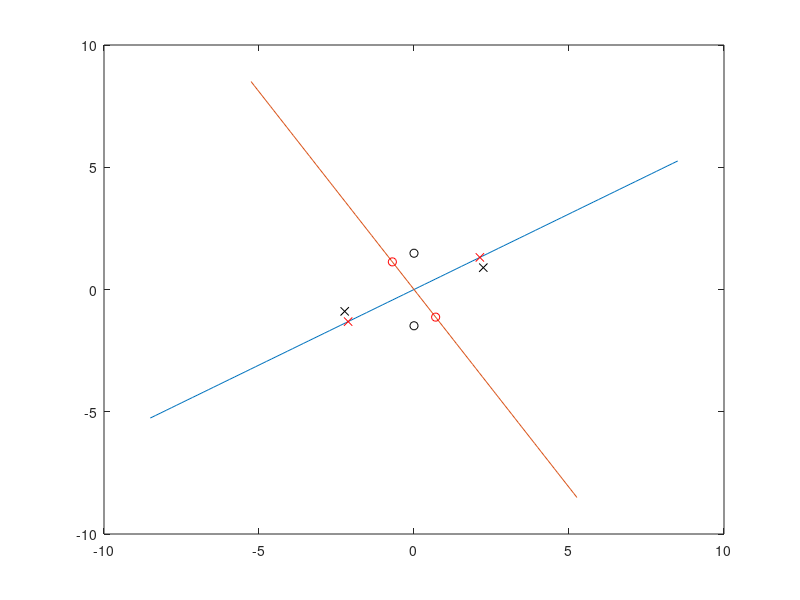

This figure's MATLAB source:
clc
 x1 = -10:.2:10; x2 = -10:.2:10;
[X1,X2] = meshgrid(x1,x2);
P=[5,2;2,3];
F = mvnpdf([X1(:) X2(:)],[0,0],P);
F = reshape(F,length(x2),length(x1));
% figure(1)
% surf(x1,x2,F);
% caxis([min(F(:))-0.5*range(F(:)),max(F(:))]);
% % axis([-10 10 -10 10])
% xlabel('x1'); 
% ylabel('x2');
% zlabel('Probability Density');
figure(2)
contour(X1,X2,F,[0.03])
[u,s,v]=svd(P);
hold on
plot(u(1,1).*x1,u(2,1).*x1)
plot(u(1,2).*x1,u(2,2).*x1)
w0=1-2/3;
w1=(1-w0)/4;
PP=P;
A=chol(PP);
% A=sqrtm((2/(1-w0))*P);
A=A';

[u,s,v]=svd(PP);
AA=chol(s)*u;
AA=AA'
plot(AA(1,1),AA(2,1),'rx',-AA(1,1),-AA(2,1),'rx')
plot(AA(1,2),AA(2,2),'ro',-AA(1,2),-AA(2,2),'ro')
plot(A(1,1),A(2,1),'kx',-A(1,1),-A(2,1),'kx')
plot(A(1,2),A(2,2),'ko',-A(1,2),-A(2,2),'ko')
v1=[AA(1,1);AA(2,1)];
v2=-[AA(1,1);AA(2,1)];
v3=[AA(1,2);AA(2,2)];
v4=-[AA(1,2);AA(2,2)];
acosd((v1-v2)'*(v3-v4)/(norm((v1-v2))*norm(v3-v4)))

w1*(v1*v1'+v2*v2'+v3*v3'+v4*v4')
